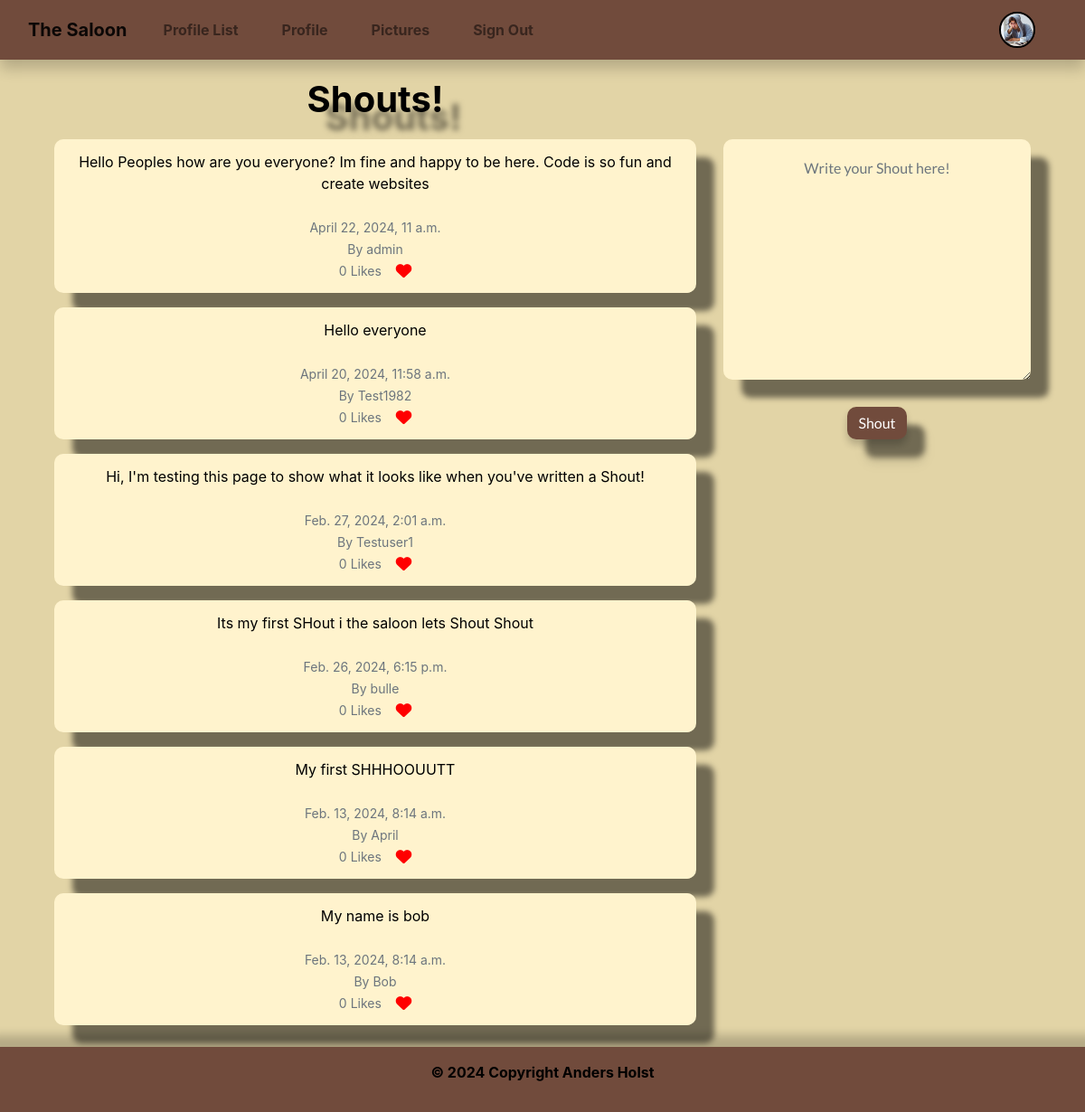
The page /home/ (signed in) on the database as committed earlier.
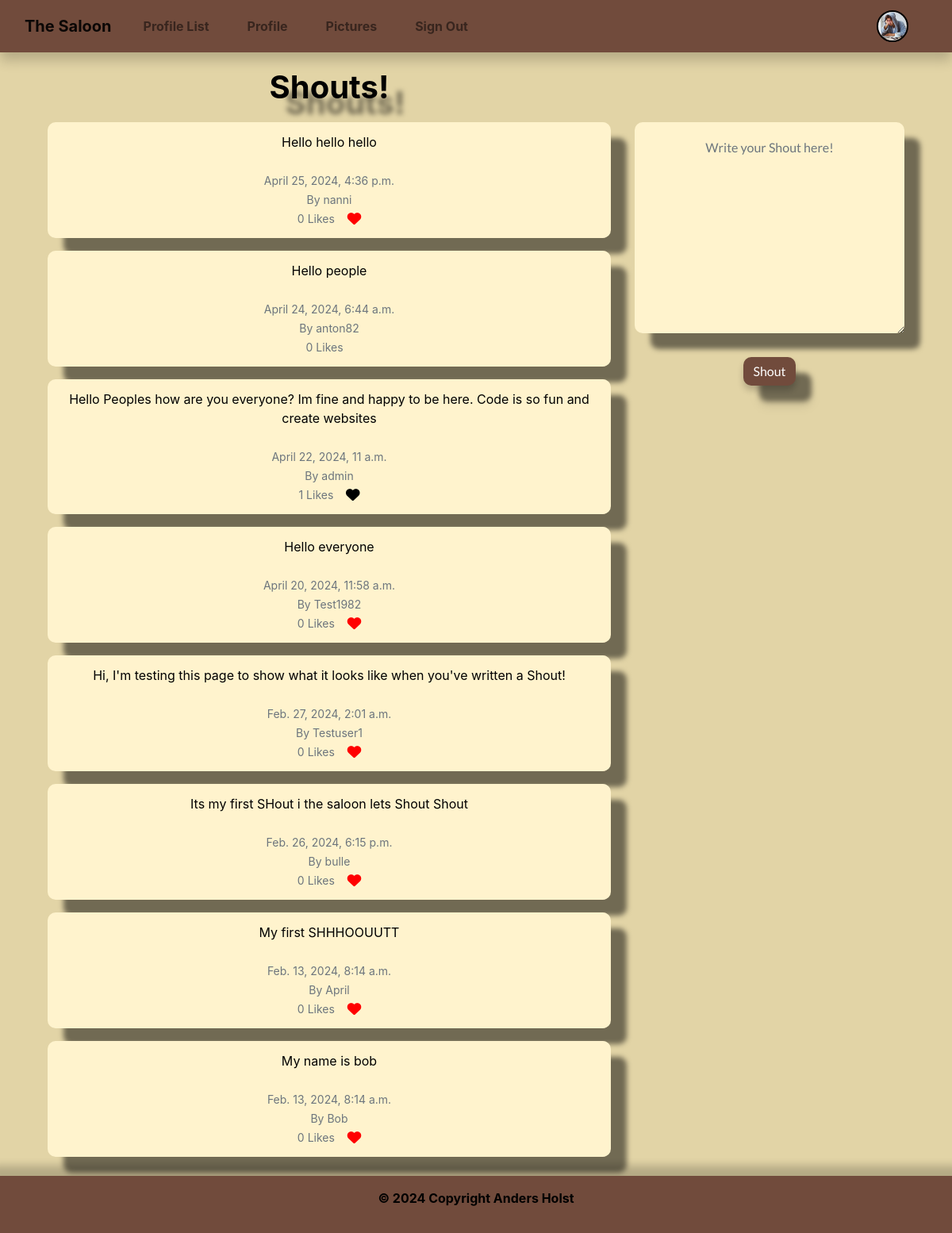
The same page on the database as committed later.
### the_saloon/models.py (models this page shows, shortened)
class Shout(models.Model):
    user = models.ForeignKey(
        User, related_name="shouts",
        on_delete=models.CASCADE
    )
    body = models.CharField(max_length=200)
    created_at = models.DateTimeField(auto_now_add=True)
    likes = models.ManyToManyField(User, related_name="shout_like", blank=True)
    def number_of_likes(self):
        return self.likes.count()

### the_saloon/views.py (the view, shortened to what this page needs)
# urls.py: path('home/', login_required(views.home), name='home'),
def home(request):
    if request.user.is_authenticated:
        form = ShoutForm(request.POST or None)
        shouts = Shout.objects.all().order_by("-created_at")
        return render(request, 'home.html', {"shouts": shouts, "form": form})
    else:
        shouts = Shout.objects.all().order_by("-created_at")
        return render(request, 'home.html', {"shouts": shouts})

### the_saloon/forms.py
class ShoutForm(forms.ModelForm):
    class Meta:
        model = Shout
        fields = ['body']
        widgets = {
            'body': forms.Textarea(attrs={
                'placeholder': 'Write your Shout here!',
                'class': 'form-control'})
        }
    def __init__(self, *args, user=None, **kwargs):
        super(ShoutForm, self).__init__(*args, **kwargs)
        self.user = user

### the_saloon/templates/home.html (shortened to what this page needs)
{% extends 'base.html' %}
{% block content %}
<div class="container">
    <div class="container text-center">
    <div class="row home">
        <div class="col-md-8 col-md-offset-2">
            <h1 class="home">Shouts!</h1>
            {% for shout in shouts %}
                <div class="alert" role="alert">
                    {{ shout.body }}<br/><br/>
                    <small class="text-muted">
                        {{ shout.created_at }}
                        <br/>
                        By {{ shout.user.username }}
                        <br/>
                        {{ shout.number_of_likes }} Likes
                        &nbsp;&nbsp;
                        {% if user != shout.user %}
                            {% if user in shout.likes.all %}
                                <a href="{% url 'shout_like' shout.id %}">
                                    </a>
                            {% else %}
                                <a href="{% url 'shout_like' shout.id %}">
                                    </a>
                            {% endif %}
                        {% endif %}
                    </small>
                </div>
            {% endfor %}
        </div>
        <div class="home col-md-4">
            {% if form %}
            <form method=POST style="font-family: Lato, serif;">
                {{ form.as_p }}
                <button type="submit" class="btn btn-shout">Shout</button>
            </form>
            {% endif %}
        </div>
    </div>
    </div>
</div>
{% endblock %}

Rows that differ between the two databases and show on the page:
added Shout: body "Hello hello hello", created_at "April 25, 2024, 4:36 p.m.", user.username "nanni", number_of_likes "0"
added Shout: body "Hello people", created_at "April 24, 2024, 6:44 a.m.", user.username "anton82", number_of_likes "0"
computed for Shout "April 22, 2024, 11 a.m.": number_of_likes "0" → "1"
